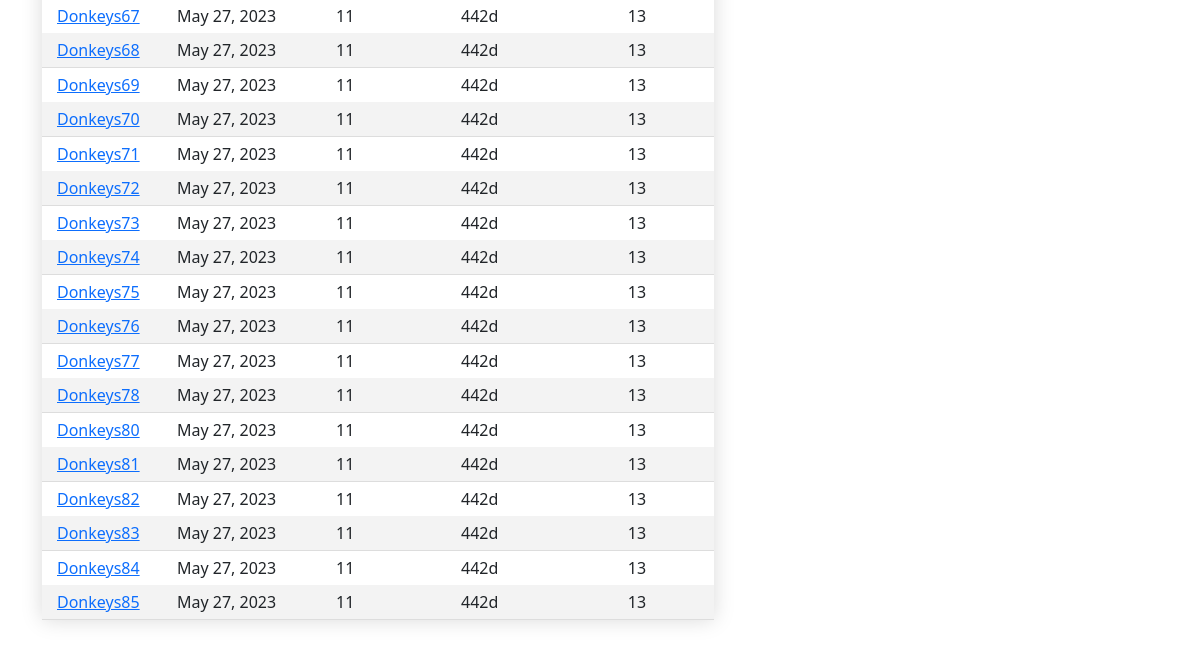
The app's page /lineups/list.html (signed in, lower part), older data.
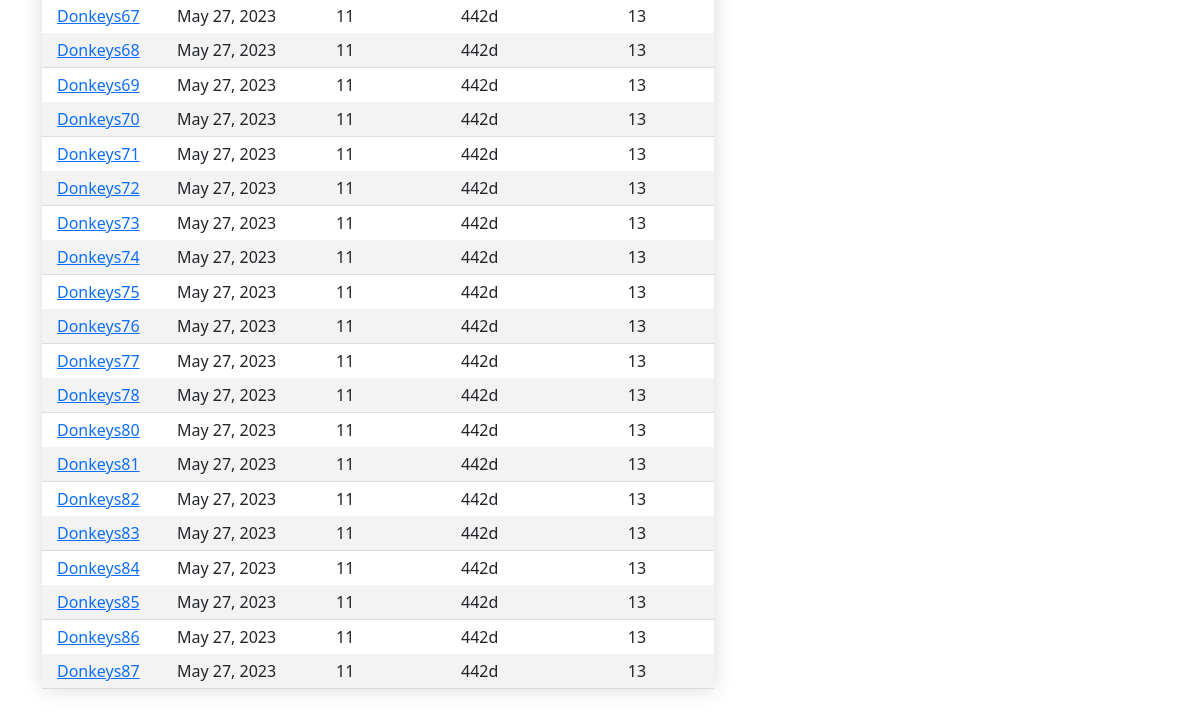
The same page, newer data.
### lineups/models.py (models this page shows, shortened)
class Lineup(models.Model):
    class TeamSize(models.TextChoices):
        ELEVEN = "11", _("11 vs. 11")
    class TeamFormation(models.TextChoices):
        FOUR_FOUR_TWO_D = "442d", _("4-4-2 (diamond)")
    class HalfDuration(models.TextChoices):
        THIRTY_FIVE = "35", _("35 minutes")
    class FirstGoalie(models.Model):
        name = models.ForeignKey(Player, on_delete=models.CASCADE)
    class SecondGoalie(models.Model):
        name = models.ForeignKey(Player, on_delete=models.CASCADE)
    game_id = models.CharField(max_length=20)
    opponent = models.CharField(max_length=40, default='')
    game_date = models.DateField()
    team_name = models.CharField(max_length=20)
    team_size = models.CharField(
        max_length=2,
        choices=TeamSize.choices,
        default=TeamSize.ELEVEN,
    )
    team_formation = models.CharField(
        max_length=4,
        choices=TeamFormation.choices,
        default=TeamFormation.FOUR_FOUR_TWO_D,
    )
    half_duration = models.CharField(
        max_length=2,
        choices=HalfDuration.choices,
        default=HalfDuration.THIRTY_FIVE,
    )
    first_goalie = models.CharField(
        max_length=20,
        default=''
    )
    second_goalie = models.CharField(
        max_length=20,
        default=''
    )
    num_players = models.IntegerField()
    positions = models.CharField(max_length=2000)
    owner = models.ForeignKey(User, on_delete=models.CASCADE)

### lineups/views.py (the view)
# urls.py: path('list.html', views.lineup_list, name='lineup_list'),
@login_required
def lineup_list(request):
    lineups = Lineup.objects.filter(owner=request.user)
    return render(request, 'lineups/list.html', {'lineups': lineups})

### lineups/templates/lineups/list.html (shortened to what this page needs)
{% extends "home/base.html" %}
{% block content %}
    <table class="roster-list text-nowrap">
        <tbody>
            {% for lineup in lineups %}
                <tr>
                    <td id="leftmost-cell"><a href="/lineups/{{ lineup.game_id }}/view_lineup.html">{{ lineup.opponent }}</a></td>
                    <td>{{ lineup.game_date }}</td>
                    <td>{{ lineup.team_size }}</td>
                    <td>{{ lineup.team_formation }}</td>
                    <td>{{ lineup.num_players }}</td>
                </tr>
            {% endfor %}
        </tbody>
    </table>
{% endblock %}

Row changes from the older to the newer data that the page shows:
added Lineup: opponent "Donkeys86", game_date "May 27, 2023", team_size "11", team_formation "442d", num_players "13"
added Lineup: opponent "Donkeys87", game_date "May 27, 2023", team_size "11", team_formation "442d", num_players "13"
